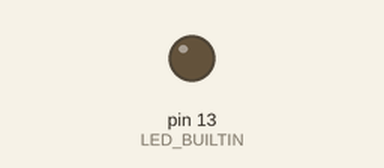
This sketch was run on a simulated Arduino Uno, built with avr-gcc and run on an emulated ATmega328P. Parts: output pins drawn as LEDs (lit = HIGH).

Above: at 1.3 s.
At 5.2 s:
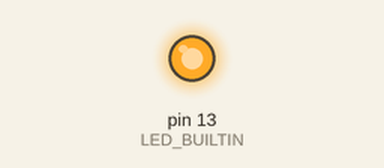
Timing chart, 0 to 13.5 s (numbered marks = the images above):
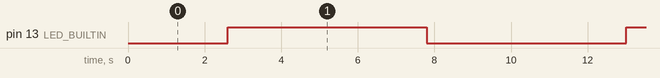

The sketch:

B_FadeFunction.ino
```cpp
void setup() {
  pinMode(LED_BUILTIN,OUTPUT);
  Serial.begin(9600);
}

void loop() {
  fade(5,100);
  fade(-5,100);
}

void fade(int step, int wait){
  for(int d = step>0 ? 0 : 255; d >= 0 && d <= 255; d = d + step){
      analogWrite(LED_BUILTIN,d);
      delay(wait);
  }
 }
```

Measured:
- by itself, pin 13 (LED_BUILTIN): alternates HIGH for 5.2 s and LOW for 5.2 s
